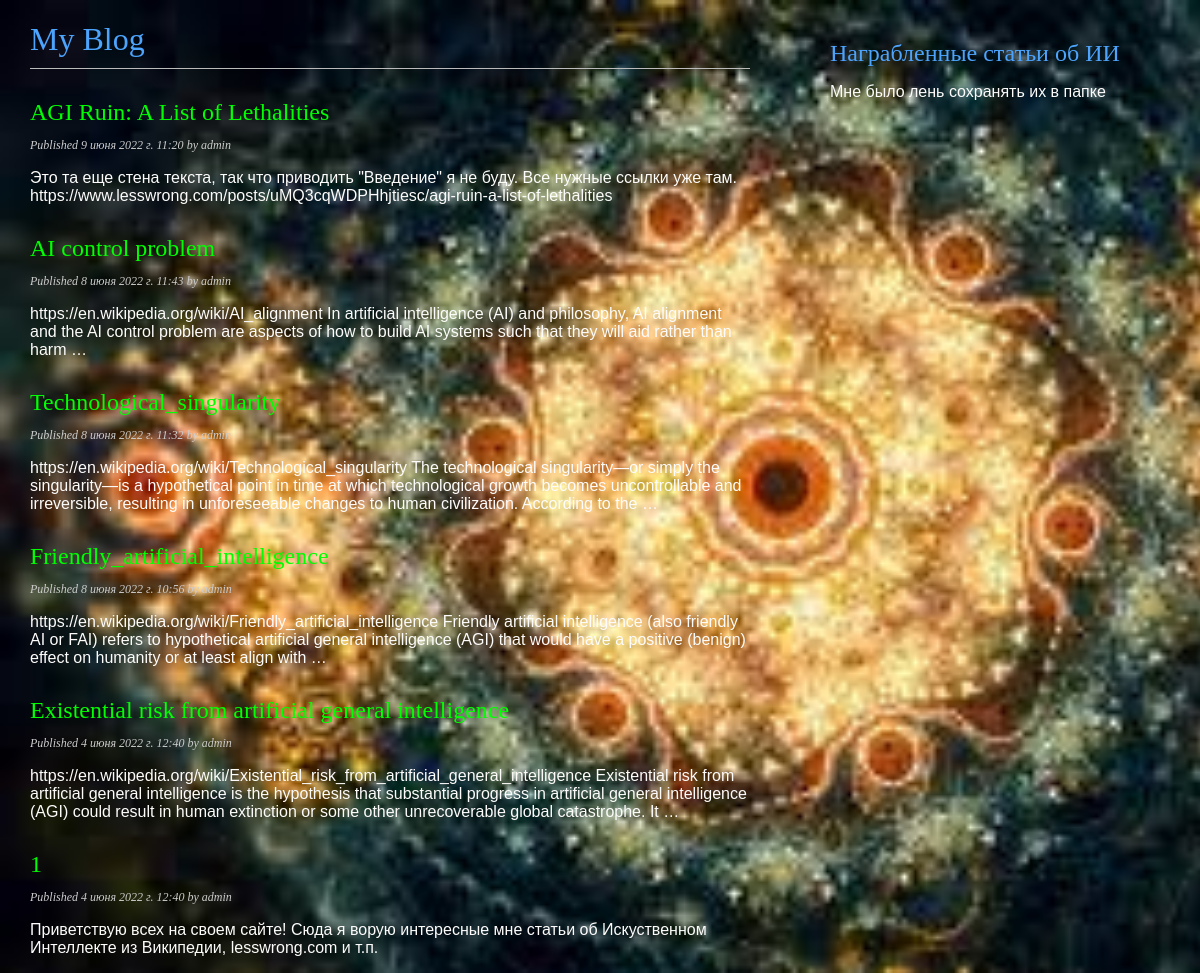
Screenshot of /blog/ with the database file from the repository.
### blog/models.py (models this page shows, shortened)
class Post(models.Model):
    class Status(models.TextChoices):
        DRAFT = 'DF', 'Draft'
        PUBLISHED = 'PB', 'Published'
    title = models.CharField(max_length=250)
    slug = models.SlugField(max_length=250)
    author = models.ForeignKey(User,
    on_delete=models.CASCADE,
    related_name='blog_posts')
    body = models.TextField()
    publish = models.DateTimeField(default=timezone.now)
    created = models.DateTimeField(auto_now_add=True)
    updated = models.DateTimeField(auto_now=True)
    status = models.CharField(max_length=2,
    choices=Status.choices,
    default=Status.DRAFT)
    objects = models.Manager() # The default manager.
    published = PublishedManager() # Our custom manager.
    class Meta:
        ordering = ['-publish']
        indexes = [
        models.Index(fields=['-publish']),
        ]

### blog/views.py (the view)
# urls.py: path('', views.post_list, name='post_list'),
def post_list(request):
    posts = Post.published.all()
    return render(request,
    'blog/post/list.html',
    {'posts': posts})

### blog/models.py (called while the page is built)
    def get_queryset(self):
        return super().get_queryset().filter(status=Post.Status.PUBLISHED)

### blog/templates/blog/post/list.html (shortened to what this page needs)
{% extends "blog/base.html" %}
{% block content %}
  <h1>My Blog</h1>
  {% for post in posts %}
    <h2>
      <a href="{% url 'blog:post_detail' post.id %}">
        {{ post.title }}
      </a>
    </h2>
    <p class="date">
      Published {{ post.publish }} by {{ post.author }}
    </p>
    {{ post.body|truncatewords:30|linebreaks }}
  {% endfor %}
{% endblock %}

### blog/static/css/blog.css (style rules this page uses)
body { margin:0; padding:0; font-family:helvetica,sans-serif; background: url(../images/1.jpg) no-repeat; background-size: cover; color:#fdfcfb; }
a { color:#00ff00; text-decoration:none; }
h1 { font-weight:normal; border-bottom:1px solid #bbb; padding:0 0 10px 0; font-family:papyrus; color:#4da4fd; }
h2 { font-weight:normal; margin:30px 0 0; font-family:papyrus; color:#4da4fd; }
p.date { color:#ccc; font-family: georgia, serif; font-size: 12px; font-style: italic; }

### rows the page displays
Post: title "AGI Ruin: A List of Lethalities", publish "9 июня 2022 г. 11:20", author "admin", body "Это та еще стена текста, так что приводить \"Введение\" я не буду. Все нужные ссылки уже там. https://www.lesswrong.com/posts/uMQ3cqWDPHhjtiesc/agi-ruin-a-list-of-lethalities"
Post: title "AI control problem", publish "8 июня 2022 г. 11:43", author "admin", body "https://en.wikipedia.org/wiki/AI_alignment In artificial intelligence (AI) and philosophy, AI alignment and the AI control problem are aspects of how to build AI systems such that they will aid rather than harm …"
Post: title "Technological_singularity", publish "8 июня 2022 г. 11:32", author "admin", body "https://en.wikipedia.org/wiki/Technological_singularity The technological singularity—or simply the singularity—is a hypothetical point in time at which technological growth becomes uncontrollable and irreversible, resulting in unforeseeable changes to human civilization. According to the …"
Post: title "Friendly_artificial_intelligence", publish "8 июня 2022 г. 10:56", author "admin", body "https://en.wikipedia.org/wiki/Friendly_artificial_intelligence Friendly artificial intelligence (also friendly AI or FAI) refers to hypothetical artificial general intelligence (AGI) that would have a positive (benign) effect on humanity or at least align with …"
Post: title "Existential risk from artificial general intelligence", publish "4 июня 2022 г. 12:40", author "admin", body "https://en.wikipedia.org/wiki/Existential_risk_from_artificial_general_intelligence Existential risk from artificial general intelligence is the hypothesis that substantial progress in artificial general intelligence (AGI) could result in human extinction or some other unrecoverable global catastrophe. It …"
Post: title "1", publish "4 июня 2022 г. 12:40", author "admin", body "Приветствую всех на своем сайте! Сюда я ворую интересные мне статьи об Искуственном Интеллекте из Википедии, lesswrong.com и т.п."
